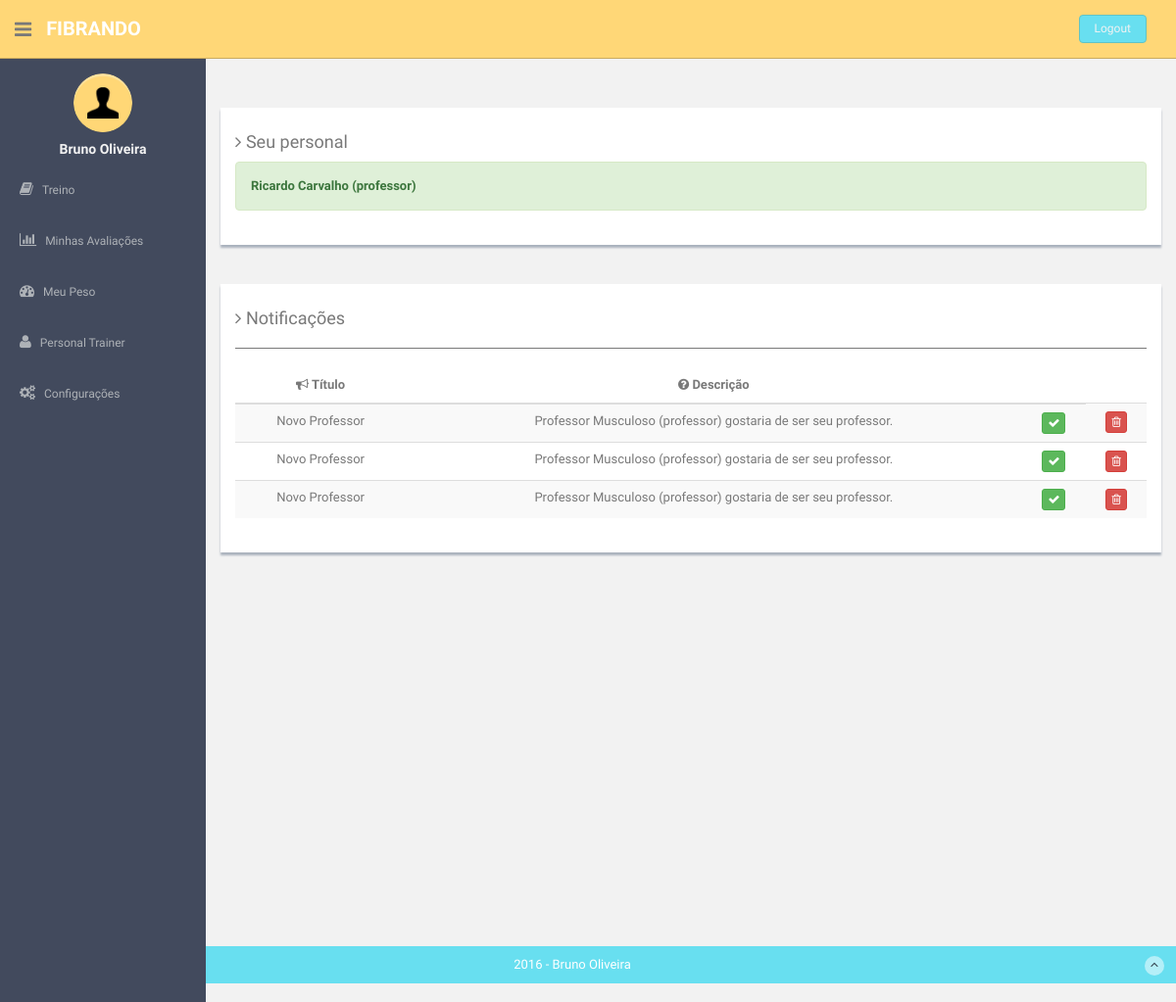
The page /manage_personal/ (signed in) on the database its author committed.
### app/models.py (models this page shows)
class Message(models.Model):
    sbj = models.CharField(max_length=50)
    body = models.TextField(max_length = 500)
    src = models.CharField(max_length=50)

### app/views.py (the view, shortened to what this page needs)
# urls.py: url(r'^manage_personal/', views.ManagePersonal.as_view()),
class ManagePersonal(View):
    def get(self, request):
        if request.user.is_superuser:
            group = 'admin';
        else:
            try:
                group = User.objects.get(username=request.user.username).groups.all()[0].name;
            except:
                group = 'none'
        context_dict = {}
        context_dict['group'] = group
        context_dict['has_personal'] =  False
        messages = MailBox.objects.get(owner = request.user.username).messages.all()
        print messages
        context_dict['messages'] =  messages
        athlete = Athlete.objects.get(user = request.user)
        if athlete.personal is None:
            context_dict['message'] = "Você não possui um personal trainer ainda."
        else:
            context_dict['message'] = "{0} {1} ({2})".format(athlete.personal.user.first_name, athlete.personal.user.last_name, athlete.personal.user.username)
            context_dict['has_personal'] =  True
        return render(request, 'app/manage_personal.html', context_dict)
    @method_decorator(login_required)
    def dispatch(self, *args, **kwargs):
        return super(ManagePersonal, self).dispatch(*args, **kwargs)

### templates/app/manage_personal.html (shortened to what this page needs)
{% extends 'base.html' %}
{% load staticfiles %}
{% block content%}
<div class="row mt">
  <div class="col-md-12">
    <div class="showback">
      <h4><i class="fa fa-angle-right"></i> Seu personal </h4>
      {% if has_personal%}
      <div class="alert alert-success"><b>{{message}}</b></div>
      {% else %}
      <div class="alert alert-warning"><b>Desculpa</b> {{message}}</div>
      {% endif %}
    </div>
  </div>
</div>
<div class="row mt">
  <div class="col-md-12">
    <div class="showback">
      <table class="table table-striped table-advance table-hover">
        <h4><i class="fa fa-angle-right"></i> Notificações</h4>
        <hr>
        <thead>
          <tr>
            <th><i class="fa fa-bullhorn"></i> Título</th>
            <th><i class="fa fa-question-circle"></i> Descrição</th>
            <th></th>
          </tr>
        </thead>
        <tbody>
          {% for msg in messages %}
          <tr>
            <td>{{msg.sbj}}</td>
            <td>{{msg.body}}</td>
            <td>
              <form method="post" action="/manage_personal/" enctype="multipart/form-data">
                <button  name='add_personal' type='submit' value='{{msg.src}}' class="btn btn-success btn-xs"><i class="fa fa-check"></i></button>
              </form>
            </td>
            <td>
              <form method="post" action="/delete_athlete_msg/" enctype="multipart/form-data">
                <button  name='delete' type='submit' value='{{msg.id}}' class="btn btn-danger btn-xs"><i class="fa fa-trash-o "></i></button>
              </form>
            </td>
          </tr>
          {% endfor %}
        </tbody>
      </table>
</div>
</div>
</div>
</div>
{% endblock %}

### templates/base.html (shortened to what this page needs)
<!DOCTYPE html>
{% load staticfiles %}
<html lang="en">
  <head>
    <link href="{% static "css/bootstrap.css" %}" rel="stylesheet">
    <link href="{% static "font-awesome/css/font-awesome.css" %}" rel="stylesheet">
    <link href="{% static "css/zabuto_calendar.css" %}" rel="stylesheet">
    <link href="{% static "js/gritter/css/jquery.gritter.css" %}" rel="stylesheet">
    <link href="{% static "lineicons/style.css" %}" rel="stylesheet">
    <link href="{% static "css/style.css" %}" rel="stylesheet">
    <link href="{% static "css/style-responsive.css" %}" rel="stylesheet">
    <link href="{% static "css/jquery-ui.min.css" %}" rel="stylesheet">
    <link href="{% static "css/xeditable.min.css" %}" rel="stylesheet">
  </head>
  <body>
  <section id="container" >
      <header class="header black-bg">
              <div class="sidebar-toggle-box">
                  <div class="fa fa-bars tooltips" data-placement="right" data-original-title="Toggle Navigation"></div>
              </div>
            <a href="/index/" class="logo"><b>FIBRANDO</b></a>
            {% if user.is_authenticated %}
            <div class="top-menu">
            	<ul class="nav pull-right top-menu">
                    <li><a class="logout" href="{% url 'auth_logout' %}?next=/accounts/login">Logout</a></li>
            	</ul>
            </div>
            {% endif %}
        </header>
      {% if user.is_authenticated %}
      <aside>
          <div id="sidebar"  class="nav-collapse ">
              <ul class="sidebar-menu" id="nav-accordion">
              	  <p class="centered"><a href="/edit/"><img src="{% static "img/ui-icon.png" %}" class="img-circle" width="60"></a></p>
              	  <h5 class="centered">{{ user.first_name }} {{ user.last_name }}</h5>
                  {% if group == "athlete" %}
                  <li class="sub-menu">
                      <a href="/workout_plan/" >
                          <i class="fa fa-book"></i>
                          <span>Treino</span>
                      </a>
                  </li>
                  <li class="sub-menu">
                    <a href="/screenings/" >
                        <i class="fa fa-bar-chart-o"></i>
                        <span>Minhas Avaliações</span>
                    </a>
                  </li>
                  <li class="sub-menu">
                      <a href="/tracker/">
                          <i class="fa fa-tachometer"></i>
                          <span>Meu Peso</span>
                      </a>
                  </li>
                   <li class="sub-menu">
                      <a href="/manage_personal/">
                          <i class="fa fa-user"></i>
                          <span>Personal Trainer</span>
                      </a>
                  </li>
                  {% endif %}
                  {% if group != "admin" %}
                     <li class="sub-menu">
                        <a href="javascript:;" >
                            <i class="fa fa-cogs"></i>
                            <span>Configurações</span>
                        </a>
                      </li>
                  {% endif %}
              </ul>
          </div>
      </aside>
      {% endif %}
      <section id="main-content">
          <section class="wrapper site-min-height">
          	<div class="row mt">
          		<div class="col-lg-12">
          		{% block content %}
              {% endblock %}
          		</div>
		</section><! --/wrapper -->
      </section>
      <footer class="site-footer">
          <div class="text-center">
              2016 - Bruno Oliveira
              <a href="" class="go-top">
                  <i class="fa fa-angle-up"></i>
              </a>
          </div>
      </footer>
  </section>
  </body>
</html>

### static/css/style.css (style rules this page uses)
body { color: #797979; background: #f2f2f2; font-family: 'Ruda', sans-serif; padding: 0px !important; margin: 0px !important; font-size:13px; }
ul li { list-style: none; }
a, a:hover, a:focus { text-decoration: none; outline: none; }
#container { width: 100%; height: 100%; }
hr { margin-top: 20px; margin-bottom: 20px; border: 0; border-top: 1px solid #797979; }
.centered { text-align: center; }
.mt { margin-top: 25px; }
ul.top-menu > li > .logout { color: #f2f2f2; font-size: 12px; border-radius: 4px; -webkit-border-radius: 4px; border: 1px solid #64c3c2 !important; padding: 5px 15px; margin-right: 15px; background: #68dff0; margin-top: 15px; }
#sidebar { width: 210px; height: 100%; position: fixed; background: #424a5d; }
#sidebar h5 { color: #f2f2f2; font-weight: 700; }
#sidebar ul li { position: relative; }
ul.sidebar-menu , ul.sidebar-menu li ul.sub { margin: -2px 0 0; padding: 0; }
ul.sidebar-menu { margin-top: 75px; }
ul.sidebar-menu li { margin-bottom: 5px; margin-left:10px; margin-right:10px; }
ul.sidebar-menu li.sub-menu { line-height: 15px; }
ul.sidebar-menu li a span { display: inline-block; }
ul.sidebar-menu li a { color: #aeb2b7; text-decoration: none; display: block; padding: 15px 0 15px 10px; font-size: 12px; outline: none; -webkit-transition: all 0.3s ease; -moz-transition: all 0.3s ease; -o-transition: all 0.3s ease; -ms-transition: all 0.3s ease; transition: all 0.3s ease; }
ul.sidebar-menu li a i { font-size: 15px; padding-right: 6px; }
#main-content { margin-left: 210px; }
.header, .footer { min-height: 60px; padding: 0 15px; }
.header { position: fixed; left: 0; right: 0; z-index: 1002; }
.black-bg { background: #ffd777; border-bottom: 1px solid #c9aa5f; }
.wrapper { display: inline-block; margin-top: 60px; padding-left: 15px; padding-right: 15px; padding-bottom: 15px; padding-top: 0px; width: 100%; }
a.logo { font-size: 20px; color: #ffffff; float: left; margin-top: 15px; text-transform: uppercase; }
a.logo b { font-weight: 900; }
#top_menu .nav > li, ul.top-menu > li { float: left; }
ul.top-menu > li > a { color: #666666; font-size: 16px; border-radius: 4px; -webkit-border-radius: 4px; border:1px solid #666666 !important; padding: 2px 6px; margin-right: 15px; }
.sidebar-toggle-box { float: left; padding-right: 15px; margin-top: 20px; }
.sidebar-toggle-box .fa-bars { cursor: pointer; display: inline-block; font-size: 20px; }
.showback { background: #ffffff; padding: 15px; margin-bottom: 15px; box-shadow: 0px 3px 2px #aab2bd; }
.site-footer { background: #68dff0; color: #fff; padding: 10px 0; }
.go-top { margin-right: 1%; float: right; background: rgba(255,255,255,.5); width: 20px; height: 20px; border-radius: 50%; -webkit-border-radius: 50%; }
.go-top i { color: #2A3542; }
.site-min-height { min-height: 900px; }
.table td { text-align: center; }
.table th { text-align: center; }

### rows shown on the page
Message: sbj "Novo Professor", body "Professor Musculoso (professor) gostaria de ser seu professor.", {{ msg.id }} 24 (drawn)
Message: sbj "Novo Professor", body "Professor Musculoso (professor) gostaria de ser seu professor.", {{ msg.id }} 25 (drawn)
Message: sbj "Novo Professor", body "Professor Musculoso (professor) gostaria de ser seu professor.", {{ msg.id }} 26 (drawn)

### other values the page prints
{{ user.first_name }} "Bruno"
{{ user.last_name }} "Oliveira"
{{ message }} "Ricardo Carvalho (professor)"
